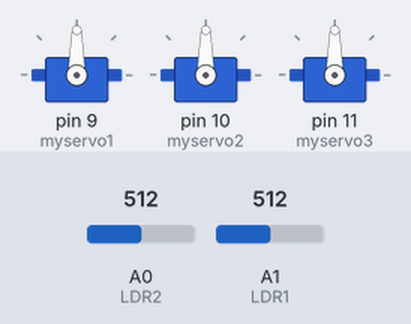
Bench run of a sketch on a simulated Arduino Uno, built with avr-gcc and run on an emulated ATmega328P. Shown: 3 × servo. The test bench sets the inputs (shaded band); at power-on: A0 (LDR2) = 512, A1 (LDR1) = 512.

Above: at 2.2 s.
2.3 s: A0 (LDR2) set to 538
At 2.53 s:
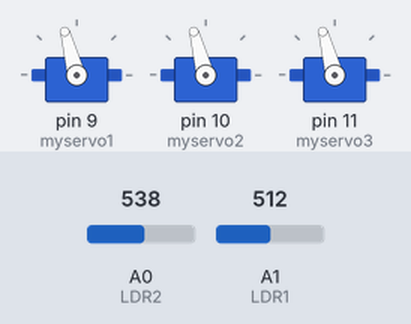
At 4.0 s:
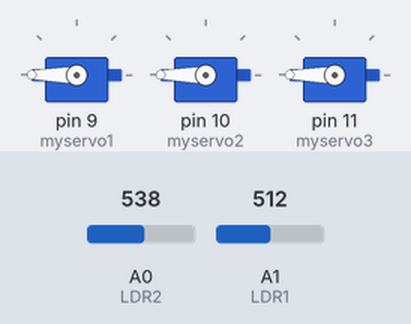
5.3 s: A0 (LDR2) set to 306
At 7.04 s:
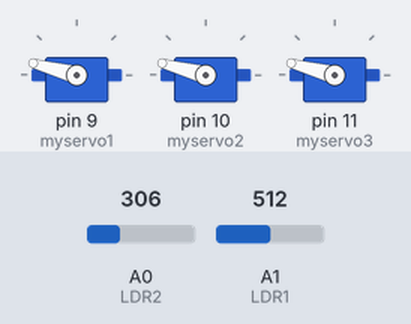
8.3 s: A1 (LDR1) set to 334
11.3 s: A1 (LDR1) set to 306
Timing chart, 0 to 13.8 s (numbered marks = the images above; inputs shaded):
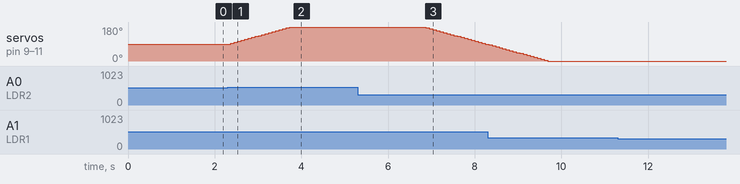

The sketch:

solcode-final.ino.ino
```cpp
#include <Servo.h>
#define LDR2 A0
#define LDR1 A1
#define error 10
int point =  90;
Servo myservo1;
Servo myservo2;
Servo myservo3;

void setup() {
  myservo1.attach(9);
  myservo2.attach(10);
  myservo3.attach(11);
   myservo1.write(point);
   myservo2.write(point);
   myservo3.write(point);
  delay(1000);
}

void loop() {
  int ldr1 = analogRead(LDR1);
  int ldr2 = analogRead(LDR2);

  int value1 = abs(ldr1 - ldr2);
  int value2 = abs(ldr2 - ldr1);

  if ((value1 <= error) || (value2 <= error)) {

  } else {
    if (ldr1 > ldr2) {
      point = point-5;
    }
    if (ldr1 < ldr2) {
      point = point+5;
    }
  }
   myservo1.write(point);
   myservo2.write(point);
   myservo3.write(point);
  delay(80);
}
```

Measured:
- the behaviour switches between 522 and 523 on A0 (LDR2) (found by bisection; images 0 and 1)
- after the input at 2.3 s, servo on pin 9 (myservo1), servo on pin 10 (myservo2), servo on pin 11 (myservo3): moves from 90° to 180° over 1.4 s, starting after 0.07 s
- after the input at 5.3 s, servo on pin 9 (myservo1), servo on pin 10 (myservo2), servo on pin 11 (myservo3): moves from 180° to 90° over 1.4 s, starting after 1.6 s
- after the input at 11.3 s, every drawn part: stays the same
